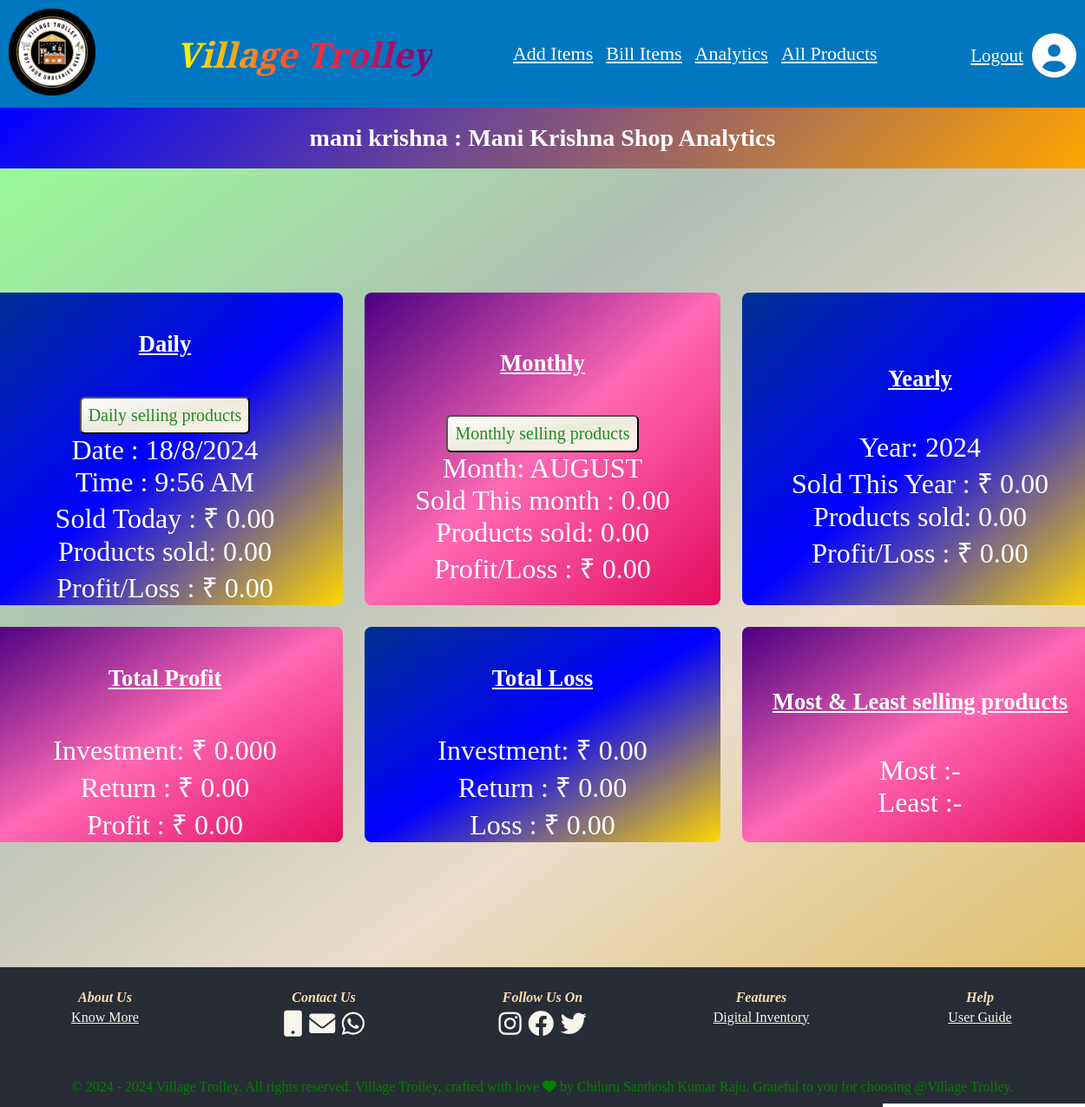
The page /shop_owner_analytics/6/ on the database its author committed.
### shop_owner_registration_app/models.py (models this page shows, shortened)
class shop_owner_registration_model(models.Model):
    shop_owner_first_name = models.CharField(max_length=250,null=True)
    shop_owner_last_name = models.CharField(max_length=250,null=True)
    shop_owner_shop_name = models.CharField(max_length=250,null=True,unique=True)
    shop_owner_mail_id = models.EmailField(max_length=254,null=True,unique=True)
    shop_owner_phone_number = models.IntegerField(null=True,max_length=10,unique=True)
    shop_owner_street_address = models.CharField(max_length=1500,null=True)
    shop_owner_village_name = models.CharField(max_length=1500,null=True)
    shop_owner_mandal_name = models.CharField(max_length=1500,null=True)
    shop_owner_city_name = models.CharField(max_length=1500,null=True)
    shop_owner_state_name = models.CharField(max_length=1500,null=True)
    shop_owner_pincode = models.IntegerField(max_length=10,null=True)
    shop_owner_password = models.CharField( max_length=50,null=True)
    shop_owner_confirm_password = models.CharField( max_length=50,null=True)

### shop_owner_analytics_app/views.py (the view)
# urls.py: path('shop_owner_analytics/<int:shop_owner_id>/',views.shop_owner_analytics,name='shop_owner_analytics')
def shop_owner_analytics(request,shop_owner_id):
    shop_user_name = get_object_or_404(shop_owner_registration_model, pk=shop_owner_id)
    today = now().date()
    start_of_month = today.replace(day=1)
    start_of_year = today.replace(month=1, day=1)
    today_transactions = ProductTransaction.objects.filter(
        shop_owner=shop_user_name,
        search_date__date=today
    )
    monthly_transactions = ProductTransaction.objects.filter(
        shop_owner=shop_user_name,
        search_date__date__gte=start_of_month
    )
    yearly_transactions = ProductTransaction.objects.filter(
        shop_owner=shop_user_name,
        search_date__date__gte=start_of_year
    )
    total_sold_today = today_transactions.aggregate(total_amount=Sum('total_amount'))['total_amount'] or 0
    total_quantity_today = today_transactions.aggregate(total_quantity=Sum('quantity'))['total_quantity'] or 0
    total_buying_price_today = today_transactions.aggregate(total_buying_price=Sum('product_buying_price'))['total_buying_price'] or 0
    profit_or_loss_today = total_sold_today - total_buying_price_today
    total_sold_month = monthly_transactions.aggregate(total_amount=Sum('total_amount'))['total_amount'] or 0
    total_quantity_month = monthly_transactions.aggregate(total_quantity=Sum('quantity'))['total_quantity'] or 0
    total_buying_price_month = monthly_transactions.aggregate(total_buying_price=Sum('product_buying_price'))['total_buying_price'] or 0
    profit_or_loss_month = total_sold_month - total_buying_price_month
    total_sold_year = yearly_transactions.aggregate(total_amount=Sum('total_amount'))['total_amount'] or 0
    total_quantity_year = yearly_transactions.aggregate(total_quantity=Sum('quantity'))['total_quantity'] or 0
    total_buying_price_year = yearly_transactions.aggregate(total_buying_price=Sum('product_buying_price'))['total_buying_price'] or 0
    profit_or_loss_year = total_sold_year - total_buying_price_year
    total_investment = ProductTransaction.objects.filter(shop_owner=shop_user_name).aggregate(total_investment=Sum('product_buying_price'))['total_investment'] or 0
    total_return = ProductTransaction.objects.filter(shop_owner=shop_user_name).aggregate(total_return=Sum('total_amount'))['total_return'] or 0
    total_profit = total_return - total_investment
    total_loss = total_return - total_investment
    product_quantities = ProductTransaction.objects.filter(shop_owner=shop_user_name).values('product_name').annotate(
    total_quantity_sold=Sum('quantity')
    ).order_by('-total_quantity_sold')
    most_selling_products = product_quantities[:5]
    product_quantities_sorted_ascending = product_quantities.order_by('total_quantity_sold')
    least_selling_products = product_quantities_sorted_ascending[:5] if len(product_quantities_sorted_ascending) >= 5 else []
    most_selling_products_list = ', '.join(p['product_name'] for p in most_selling_products)
    least_selling_products_list = ', '.join(p['product_name'] for p in least_selling_products)
    context = { 'shop_owner_first_name': shop_user_name.shop_owner_first_name,
                'shop_owner_last_name': shop_user_name.shop_owner_last_name,
                'shop_owner_shop_name': shop_user_name.shop_owner_shop_name,
                'shop_owner_id': shop_owner_id,
                'total_sold_today': total_sold_today,
                'total_quantity_today': total_quantity_today,
                'profit_or_loss_today': profit_or_loss_today,
                'total_sold_month': total_sold_month,
                'total_quantity_month': total_quantity_month,
                'profit_or_loss_month': profit_or_loss_month,
                'total_sold_year': total_sold_year,
                'total_quantity_year': total_quantity_year,
                'profit_or_loss_year': profit_or_loss_year,
                'total_investment': total_investment,
                'total_return': total_return,
                'total_profit': total_profit if total_profit > 0 else 0,
                'total_loss': total_loss if total_loss < 0 else 0,
                'most_selling_products': most_selling_products_list,
                'least_selling_products': least_selling_products_list,
                }
    return render(request,'analytics.html',context)

### templates/analytics.html (shortened to what this page needs)
{% extends "base.html" %}
{% load static %}
{% block css %}
    <link rel="stylesheet" href="{% static 'analytics.css' %}">
    <link rel="stylesheet" href="https://cdnjs.cloudflare.com/ajax/libs/font-awesome/6.0.0-beta3/css/all.min.css">
{% endblock css%}
{% block content %}
<div class="gradient-background">
  <h1 class="data_header"> {{ shop_owner_first_name }} {{ shop_owner_last_name }} : {{ shop_owner_shop_name }} Shop Analytics</h1>
</div>
<section class="analitycs_section">
    <div class="analitics-box">
      <div>
        <h5><u>Daily</u></h5>
        <button class="DSPbu" onclick="redirectToProducts({{ shop_owner_id }})">Daily selling products</button>
        <p id="current-date"></p>
        <p id="current-time"></p>
        <p>Sold Today : ₹ {{ total_sold_today|floatformat:2 }} </p>
        <p>Products sold: {{ total_quantity_today|floatformat:2 }}</p>
        <p>Profit/Loss : ₹ {{ profit_or_loss_today|floatformat:2 }}</p>
      </div>
      <div>
        <h5><u>Monthly</u></h5>
        <button class="MSPbu" onclick="redirectToProducts({{ shop_owner_id }})">Monthly selling products</button>
        <p id="current-month"></p>
        <p>Sold This month : {{ total_sold_month|floatformat:2 }} </p>
        <p>Products sold: {{ total_quantity_month|floatformat:2 }}</p>
        <p>Profit/Loss : ₹ {{ profit_or_loss_month|floatformat:2 }}</p>
      </div>
      <div>
        <h5><u>Yearly</u></h5>
        <p id="current-year"></p>
        <p>Sold This Year : ₹ {{ total_sold_year|floatformat:2 }}</p>
        <p>Products sold: {{ total_quantity_year|floatformat:2 }}</p>
        <p>Profit/Loss : ₹ {{ profit_or_loss_year|floatformat:2 }}</p>
      </div>
      <div>
          <h5><u>Total Profit</u></h5>
          <p>Investment: ₹ {{ total_investment|floatformat:2 }}0</p>
          <p>Return : ₹ {{ total_return|floatformat:2 }}</p>
          <p>Profit : ₹ {{ total_profit|floatformat:2 }}</p>
      </div>
      <div>
        <h5><u>Total Loss</u></h5>
          <p>Investment: ₹ {{ total_investment|floatformat:2 }}</p>
          <p>Return : ₹ {{ total_return|floatformat:2 }}</p>
          <p>Loss : ₹ {{ total_loss|floatformat:2 }}</p>
      </div>
      <div>
        <h5> <u>Most & Least selling products</u></h5>
        <p>Most :- </p>
        <p>Least :-{{ least_selling_products }}</p>
        </div>
    </div>
  </section>
  {% endblock %}

### static/analytics.css (style rules this page uses)
.analitycs_section { padding: 10px; margin: 0 auto; background: linear-gradient(to bottom right, #98FB98, #B2BEB5, #EADDCA, #E1C16E); max-width: 1600px; display: flex; justify-content: center; align-items: center; min-height: 900px; }
.analitics-box { display: grid; grid-gap: 25px; grid-template-columns: repeat(3, 410px); grid-auto-rows: auto; justify-content: center; }
.analitics-box > div { display: flex; justify-content: center; flex-direction: column; align-items: center; font-size: 2em; color: white; border-radius: 8px; background: linear-gradient(to bottom right, #4B0082,#FF69B4,#E30B5C); width: 410px; height: auto; font-family: American Typewriter; }
.analitics-box > div:nth-child(odd) { background: linear-gradient(to bottom right, #00308F, #0000FF,#FFD700 ); }
.analitics-box > div h6, .analitics-box > div p { text-align: center; margin: 0; }
.DSPbu { padding:8px; font-family: American Typewriter; border-radius:6px; background: linear-gradient(to bottom right, #FFFFFF, #EDEADE, #FFF5EE); color:#228B22; font-size:20px; }
.MSPbu { padding:8px; font-family: American Typewriter; border-radius:6px; background: linear-gradient(to bottom right, #FFFFFF, #EDEADE, #FFF5EE); color:#228B22; font-size:20px; }
.gradient-background { display: flex; justify-content: center; align-items: center; background: linear-gradient(135deg, blue, orange); }
.data_header { font-size: 28px; font-weight: bold; color: white; text-align: center; }

### rows shown on the page
shop_owner_registration_model: shop_owner_first_name "mani", shop_owner_last_name "krishna", shop_owner_shop_name "Mani Krishna"

### other values the page prints
{{ total_sold_today|floatformat:2 }} "0.00"
{{ total_quantity_today|floatformat:2 }} "0.00"
{{ profit_or_loss_today|floatformat:2 }} "0.00"
{{ total_sold_month|floatformat:2 }} "0.00"
{{ total_quantity_month|floatformat:2 }} "0.00"
{{ profit_or_loss_month|floatformat:2 }} "0.00"
{{ total_sold_year|floatformat:2 }} "0.00"
{{ total_quantity_year|floatformat:2 }} "0.00"
{{ profit_or_loss_year|floatformat:2 }} "0.00"
{{ total_investment|floatformat:2 }} "0.00"
{{ total_return|floatformat:2 }} "0.00"
{{ total_profit|floatformat:2 }} "0.00"
{{ total_loss|floatformat:2 }} "0.00"
